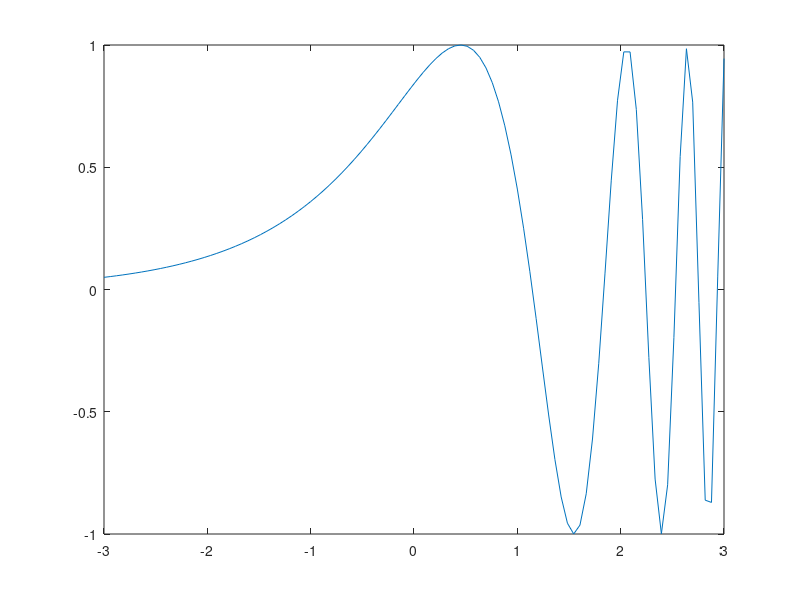

Write MATLAB code to recreate this figure. (Note: this script raises an error after producing the figure.)
%% %Task3a
plot(linspace(-3,3,100),sin(exp(linspace(-3,3,100))));
hold on;
x=ginput(1);
plot(x(1),sin(exp(x(1))),'gx')
[x,y]=fzero(@(x)sin(exp(x)),x(1));
plot(x,y,'rx')
hold off;
%% %Task3b
plot(linspace(0,2*pi,100),sin((linspace(0,2*pi,100).*(1.-linspace(0,2*pi,100)))));
hold on;
x=ginput(1);
plot(x(1),sin(x(1).*(1.-(x(1)))),'gx')
[x,y]=fzero(@(x)sin(x.*(1.-x)),x(1));
plot(x,y,'rx')
hold off;
%% %Task3c
x=linspace(0,4*pi,360);
plot(x,x.*sin(x)-cos(x));
hold on;
x=ginput(1);
plot(x(1),x(1).*sin(x(1))-cos(x(1)),'gx')
[x,y]=fzero(@(x)x.*sin(x)-cos(x),x(1));
plot(x,y,'rx')
hold off;
%% %Task3d
x=linspace(pi/2,3*pi,360);
f=@(x)(sin(x)).^2.+(0.5-1./x)-0.5;
plot(x,f(x));
hold on;
x=ginput(1);
plot(x(1),f(x(1)),'gx')
[x,y]=fzero(f,x(1));
plot(x,y,'rx')
hold off;
%% %Task3e
x=linspace(-2*pi,6*pi,360);
f=@(x)5.*(exp(-0.1.*x)).*sin(x)-0.1.*x;
plot(x,f(x));
hold on;
x=ginput(1);
plot(x(1),f(x(1)),'gx')
[x,y]=fzero(f,x(1));
plot(x,y,'rx')
hold off;
%% %Task3f
n=input('n=');
x=linspace(-5,5,100);
f=@(x)x.^n-1;
plot(x,f(x));
hold on;
x=ginput(1);
plot(x(1),f(x(1)),'gx')
[x,y]=fzero(f,x(1));
plot(x,y,'rx')
hold off;
%% %Task4
x=linspace(-5,5,100);
f=@(x)x.^2+1;
plot(x,f(x));
hold on;
x=ginput(1);
plot(x(1),f(x(1)),'gx');
[x,y]=fzero(f,x(1));
plot(x,y,'rx');
syms x;
disp(solve(x*x+1==0));
hold off;
%% %Task5
x=linspace(-1,1,100);
f=@(x)cos(x)-exp(0.001+x.^2);
plot(x,f(x));
hold on;
x=ginput(1);
plot(x(1),f(x(1)),'gx');
[x,y]=fzero(f,x(1));
plot(x,y,'rx');
syms x;
disp(solve(f(x)==0));
hold off;
%% %TaskNa
ab=linspace(0,12,100);
h=0.1;
iter=100;
eps=0.01;
f=@(x)1+x.*sin(x);
hold on;
plot(ab,f(ab));
x=ginput(1);
x=x(1);
for i=linspace(1,iter,iter)
    line([x,x],[0,f(x)]);
    ab=linspace(x-1,x+1,100);
    plot(ab,(ab-x)*(f(x+h)-f(x))/h+f(x));
    x1=x-h*(f(x))/(f(x+h)-f(x));
    plot(x,f(x),'x');
    plot(x1,f(x1),'x');
    x=x1;
    if abs(f(x))<eps
        break;
    end
end
hold off;
disp(x);
%% %TaskNb
ab=linspace(0,7,100);
h=0.1;
iter=100;
eps=0.01;
f=@(x)sin(x)./x;
hold on;
plot(ab,f(ab));
x=ginput(1);
x=x(1);
for i=linspace(1,iter,iter)
    line([x,x],[0,f(x)]);
    ab=linspace(x-1,x+1,100);
    plot(ab,(ab-x)*(f(x+h)-f(x))/h+f(x));
    x1=x-h*(f(x))/(f(x+h)-f(x));
    plot(x,f(x),'x');
    plot(x1,f(x1),'x');
    x=x1;
    if abs(f(x))<eps
        break;
    end
end
hold off;
disp(x);
%% %TaskNc
ab=linspace(0,8,100);
h=0.1;
iter=100;
eps=0.01;
f=@(x)1+(1+sin(x)-cos(x)).^2-(sin(2.*x)-cos(2.*x)-0.2).^2;
hold on;
plot(ab,f(ab));
x=ginput(1);
x=x(1);
for i=linspace(1,iter,iter)
    line([x,x],[0,f(x)]);
    ab=linspace(x-1,x+1,100);
    plot(ab,(ab-x)*(f(x+h)-f(x))/h+f(x));
    x1=x-h*(f(x))/(f(x+h)-f(x));
    plot(x,f(x),'x');
    plot(x1,f(x1),'x');
    x=x1;
    if abs(f(x))<eps
        break;
    end
end
hold off;
disp(x);
%% %TaskDa
ab=linspace(0,12,100);
h=0.1;
iter=100;
eps=0.01;
f=@(x)1+x.*sin(x);
hold on;
plot(ab,f(ab));
l=ginput(1);
l=l(1);
r=ginput(1);
r=r(1);
m=(l+r)/2;
for i=linspace(1,iter,iter)
    m=(l+r)/2;
    %plot(l,f(l),'x');
    %plot((l+r)/2,f((l+r)/2),'x');
    %plot(r,f(r),'x');
    if(abs(f(m))<eps)
        break;
    end
    if f(m)*f(l)<0
        r=m;
    else
        l=m;
    end
end
if(abs(f(m))<eps)
    plot(m,f(m),'*');
    disp(m);
else
    disp('Корней на отрезке не обнаружено');
end
hold off;
%% %TaskDb
ab=linspace(0,7,100);
iter=100;
eps=0.01;
f=@(x)sin(x)./x;
hold on;
plot(ab,f(ab));
l=ginput(1);
l=l(1);
r=ginput(1);
r=r(1);
m=(l+r)/2;
for i=linspace(1,iter,iter)
    m=(l+r)/2;
    %plot(l,f(l),'x');
    %plot(m,f(m),'x');
    %plot(r,f(r),'x');
    if(abs(f(m))<eps)
        break;
    end
    if f(m)*f(l)<0
        r=m;
    else
        l=m;
    end
end
if(abs(f(m))<eps)
    plot(m,f(m),'*');
    disp(m);
else
    disp('Корней на отрезке не обнаружено');
end
hold off;
%% %TaskDc
ab=linspace(0,8,100);
iter=100;
eps=0.01;
f=@(x)1+(1+sin(x)-cos(x)).^2-(sin(2.*x)-cos(2.*x)-0.2).^2;
hold on;
plot(ab,f(ab));
l=ginput(1);
l=l(1);
r=ginput(1);
r=r(1);
m=(l+r)/2;
for i=linspace(1,iter,iter)
    m=(l+r)/2;
    %plot(l,f(l),'x');
    %plot(m,f(m),'x');
    %plot(r,f(r),'x');
    if(abs(f(m))<eps)
        break;
    end
    if f(m)*f(l)<0
        r=m;
    else
        l=m;
    end
end
if(abs(f(m))<eps)
    plot(m,f(m),'*');
    disp(m);
else
    disp('Корней на отрезке не обнаружено');
end
hold off;
